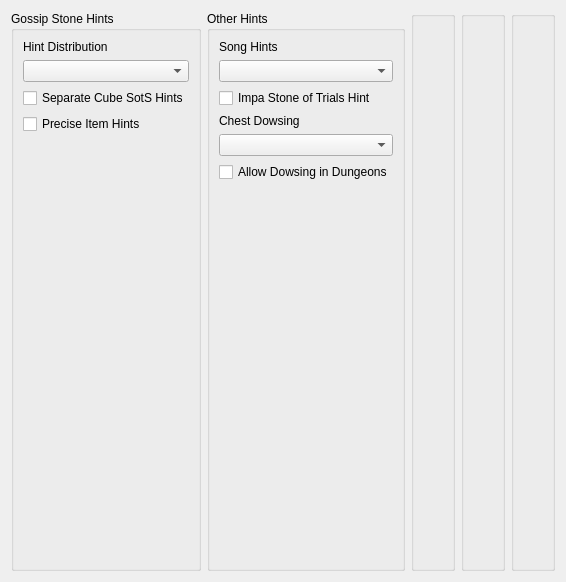
      <widget class="QWidget" name="tab_hints">
       <attribute name="title">
        <string>Hints</string>
       </attribute>
       <layout class="QHBoxLayout" name="horizontalLayout_6">
        <item>
         <widget class="QGroupBox" name="box_stone_hints">
          <property name="sizePolicy">
           <sizepolicy hsizetype="Expanding" vsizetype="Preferred">
            <horstretch>0</horstretch>
            <verstretch>0</verstretch>
           </sizepolicy>
          </property>
          <property name="title">
           <string>Gossip Stone Hints</string>
          </property>
          <layout class="QVBoxLayout" name="verticalLayout_12">
           <item>
            <layout class="QVBoxLayout" name="vlay_stone_hints">
             <item>
              <layout class="QVBoxLayout" name="vlay_hint_distro">
               <item>
                <widget class="QLabel" name="label_for_option_hint_distribution">
                 <property name="text">
                  <string>Hint Distribution</string>
                 </property>
                </widget>
               </item>
               <item>
                <widget class="QComboBox" name="option_hint_distribution"/>
               </item>
              </layout>
             </item>
             <item>
              <widget class="QCheckBox" name="option_cube_sots">
               <property name="text">
                <string>Separate Cube SotS Hints</string>
               </property>
              </widget>
             </item>
             <item>
              <widget class="QCheckBox" name="option_precise_item">
               <property name="text">
                <string>Precise Item Hints</string>
               </property>
              </widget>
             </item>
             <item>
              <spacer name="vspace_stone_hints">
               <property name="orientation">
                <enum>Qt::Vertical</enum>
               </property>
               <property name="sizeHint" stdset="0">
                <size>
                 <width>20</width>
                 <height>40</height>
                </size>
               </property>
              </spacer>
             </item>
            </layout>
           </item>
          </layout>
         </widget>
        </item>
        <item>
         <widget class="QGroupBox" name="box_other_hints">
          <property name="sizePolicy">
           <sizepolicy hsizetype="Expanding" vsizetype="Preferred">
            <horstretch>0</horstretch>
            <verstretch>0</verstretch>
           </sizepolicy>
          </property>
          <property name="title">
           <string>Other Hints</string>
          </property>
          <layout class="QVBoxLayout" name="verticalLayout_13">
           <item>
            <layout class="QVBoxLayout" name="vlay_other_hints">
             <item>
              <layout class="QVBoxLayout" name="vlay_song_hints">
               <item>
                <widget class="QLabel" name="label_for_option_song_hints">
                 <property name="text">
                  <string>Song Hints</string>
                 </property>
                </widget>
               </item>
               <item>
                <widget class="QComboBox" name="option_song_hints"/>
               </item>
              </layout>
             </item>
             <item>
              <widget class="QCheckBox" name="option_impa_sot_hint">
               <property name="text">
                <string>Impa Stone of Trials Hint</string>
               </property>
              </widget>
             </item>
             <item>
              <layout class="QVBoxLayout" name="vlay_chest_dowsing">
               <item>
                <widget class="QLabel" name="label_for_option_chest_dowsing">
                 <property name="text">
                  <string>Chest Dowsing</string>
                 </property>
                </widget>
               </item>
               <item>
                <widget class="QComboBox" name="option_chest_dowsing">
                 <property name="currentText">
                  <string/>
                 </property>
                 <property name="currentIndex">
                  <number>-1</number>
                 </property>
                </widget>
               </item>
              </layout>
             </item>
             <item>
              <widget class="QCheckBox" name="option_dungeon_dowsing">
               <property name="text">
                <string>Allow Dowsing in Dungeons</string>
               </property>
              </widget>
             </item>
             <item>
              <spacer name="vspace_other_hints">
               <property name="orientation">
                <enum>Qt::Vertical</enum>
               </property>
               <property name="sizeHint" stdset="0">
                <size>
                 <width>20</width>
                 <height>40</height>
                </size>
               </property>
              </spacer>
             </item>
            </layout>
           </item>
          </layout>
         </widget>
        </item>
        <item>
         <widget class="QGroupBox" name="box_4">
          <property name="sizePolicy">
           <sizepolicy hsizetype="Expanding" vsizetype="Preferred">
            <horstretch>0</horstretch>
            <verstretch>0</verstretch>
           </sizepolicy>
          </property>
          <property name="title">
           <string/>
          </property>
          <layout class="QVBoxLayout" name="verticalLayout_14">
           <item>
            <spacer name="vspace_4">
             <property name="orientation">
              <enum>Qt::Vertical</enum>
             </property>
             <property name="sizeHint" stdset="0">
              <size>
               <width>20</width>
               <height>533</height>
              </size>
             </property>
            </spacer>
           </item>
          </layout>
         </widget>
        </item>
        <item>
         <widget class="QGroupBox" name="box_5">
          <property name="sizePolicy">
           <sizepolicy hsizetype="Expanding" vsizetype="Preferred">
            <horstretch>0</horstretch>
            <verstretch>0</verstretch>
           </sizepolicy>
          </property>
          <property name="title">
           <string/>
          </property>
          <layout class="QVBoxLayout" name="verticalLayout_15">
           <item>
            <spacer name="vspace_5">
             <property name="orientation">
              <enum>Qt::Vertical</enum>
             </property>
             <property name="sizeHint" stdset="0">
              <size>
               <width>20</width>
               <height>533</height>
              </size>
             </property>
            </spacer>
           </item>
          </layout>
         </widget>
        </item>
        <item>
         <widget class="QGroupBox" name="box_6">
          <property name="sizePolicy">
           <sizepolicy hsizetype="Expanding" vsizetype="Preferred">
            <horstretch>0</horstretch>
            <verstretch>0</verstretch>
           </sizepolicy>
          </property>
          <property name="title">
           <string/>
          </property>
          <layout class="QVBoxLayout" name="verticalLayout_16">
           <item>
            <spacer name="vspace_6">
             <property name="orientation">
              <enum>Qt::Vertical</enum>
             </property>
             <property name="sizeHint" stdset="0">
              <size>
               <width>20</width>
               <height>533</height>
              </size>
             </property>
            </spacer>
           </item>
          </layout>
         </widget>
        </item>
       </layout>
      </widget>
